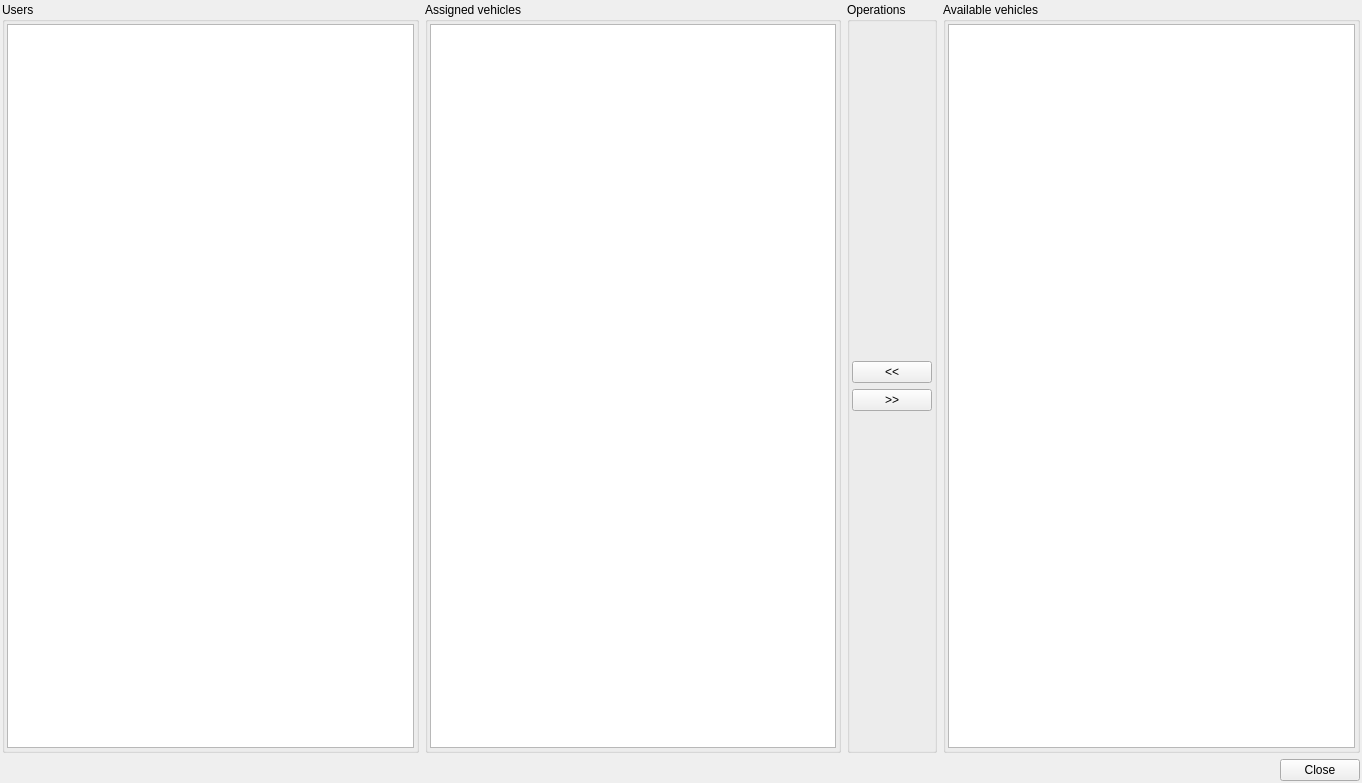
<?xml version="1.0" encoding="UTF-8"?>
<ui version="4.0">
 <class>Assignment</class>
 <widget class="QWidget" name="Assignment">
  <property name="geometry">
   <rect>
    <x>0</x>
    <y>0</y>
    <width>1362</width>
    <height>783</height>
   </rect>
  </property>
  <property name="windowTitle">
   <string>Form</string>
  </property>
  <layout class="QGridLayout" name="gridLayout">
   <property name="leftMargin">
    <number>2</number>
   </property>
   <property name="topMargin">
    <number>2</number>
   </property>
   <property name="rightMargin">
    <number>2</number>
   </property>
   <property name="bottomMargin">
    <number>2</number>
   </property>
   <item row="0" column="1">
    <layout class="QGridLayout" name="gridLayout_2">
     <item row="1" column="0" colspan="4">
      <layout class="QHBoxLayout" name="horizontalLayout">
       <property name="sizeConstraint">
        <enum>QLayout::SetMinimumSize</enum>
       </property>
       <item>
        <spacer name="horizontalSpacer">
         <property name="orientation">
          <enum>Qt::Horizontal</enum>
         </property>
         <property name="sizeHint" stdset="0">
          <size>
           <width>40</width>
           <height>20</height>
          </size>
         </property>
        </spacer>
       </item>
       <item>
        <widget class="QPushButton" name="btnClose">
         <property name="text">
          <string>Close</string>
         </property>
        </widget>
       </item>
      </layout>
     </item>
     <item row="0" column="0">
      <widget class="QGroupBox" name="groupBox">
       <property name="title">
        <string>Users</string>
       </property>
       <layout class="QVBoxLayout" name="verticalLayout_7">
        <property name="leftMargin">
         <number>2</number>
        </property>
        <property name="topMargin">
         <number>2</number>
        </property>
        <property name="rightMargin">
         <number>2</number>
        </property>
        <property name="bottomMargin">
         <number>2</number>
        </property>
        <item>
         <layout class="QVBoxLayout" name="verticalLayout_4">
          <item>
           <widget class="QTableWidget" name="twUsers"/>
          </item>
         </layout>
        </item>
       </layout>
      </widget>
     </item>
     <item row="0" column="1">
      <widget class="QGroupBox" name="groupBox_3">
       <property name="title">
        <string>Assigned vehicles</string>
       </property>
       <layout class="QVBoxLayout" name="verticalLayout_8">
        <property name="leftMargin">
         <number>2</number>
        </property>
        <property name="topMargin">
         <number>2</number>
        </property>
        <property name="rightMargin">
         <number>2</number>
        </property>
        <property name="bottomMargin">
         <number>2</number>
        </property>
        <item>
         <layout class="QVBoxLayout" name="verticalLayout_5">
          <item>
           <widget class="QTableWidget" name="twAssignedVehicles"/>
          </item>
         </layout>
        </item>
       </layout>
      </widget>
     </item>
     <item row="0" column="3">
      <widget class="QGroupBox" name="groupBox_2">
       <property name="title">
        <string>Available vehicles</string>
       </property>
       <layout class="QVBoxLayout" name="verticalLayout_9">
        <property name="leftMargin">
         <number>2</number>
        </property>
        <property name="topMargin">
         <number>2</number>
        </property>
        <property name="rightMargin">
         <number>2</number>
        </property>
        <property name="bottomMargin">
         <number>2</number>
        </property>
        <item>
         <layout class="QVBoxLayout" name="verticalLayout_6">
          <item>
           <widget class="QTableWidget" name="twAvailableVehicles"/>
          </item>
         </layout>
        </item>
       </layout>
      </widget>
     </item>
     <item row="0" column="2">
      <widget class="QGroupBox" name="groupBox_4">
       <property name="maximumSize">
        <size>
         <width>90</width>
         <height>16777215</height>
        </size>
       </property>
       <property name="title">
        <string>Operations</string>
       </property>
       <layout class="QVBoxLayout" name="verticalLayout_3">
        <property name="leftMargin">
         <number>2</number>
        </property>
        <property name="topMargin">
         <number>2</number>
        </property>
        <property name="rightMargin">
         <number>2</number>
        </property>
        <property name="bottomMargin">
         <number>2</number>
        </property>
        <item>
         <layout class="QVBoxLayout" name="verticalLayout_2">
          <item>
           <spacer name="verticalSpacer_2">
            <property name="orientation">
             <enum>Qt::Vertical</enum>
            </property>
            <property name="sizeHint" stdset="0">
             <size>
              <width>20</width>
              <height>40</height>
             </size>
            </property>
           </spacer>
          </item>
          <item>
           <widget class="QPushButton" name="btnAdd">
            <property name="text">
             <string>&lt;&lt;</string>
            </property>
           </widget>
          </item>
          <item>
           <widget class="QPushButton" name="btnRemove">
            <property name="text">
             <string>&gt;&gt;</string>
            </property>
           </widget>
          </item>
          <item>
           <spacer name="verticalSpacer">
            <property name="orientation">
             <enum>Qt::Vertical</enum>
            </property>
            <property name="sizeHint" stdset="0">
             <size>
              <width>20</width>
              <height>40</height>
             </size>
            </property>
           </spacer>
          </item>
         </layout>
        </item>
       </layout>
      </widget>
     </item>
    </layout>
   </item>
  </layout>
 </widget>
 <resources/>
 <connections/>
</ui>
